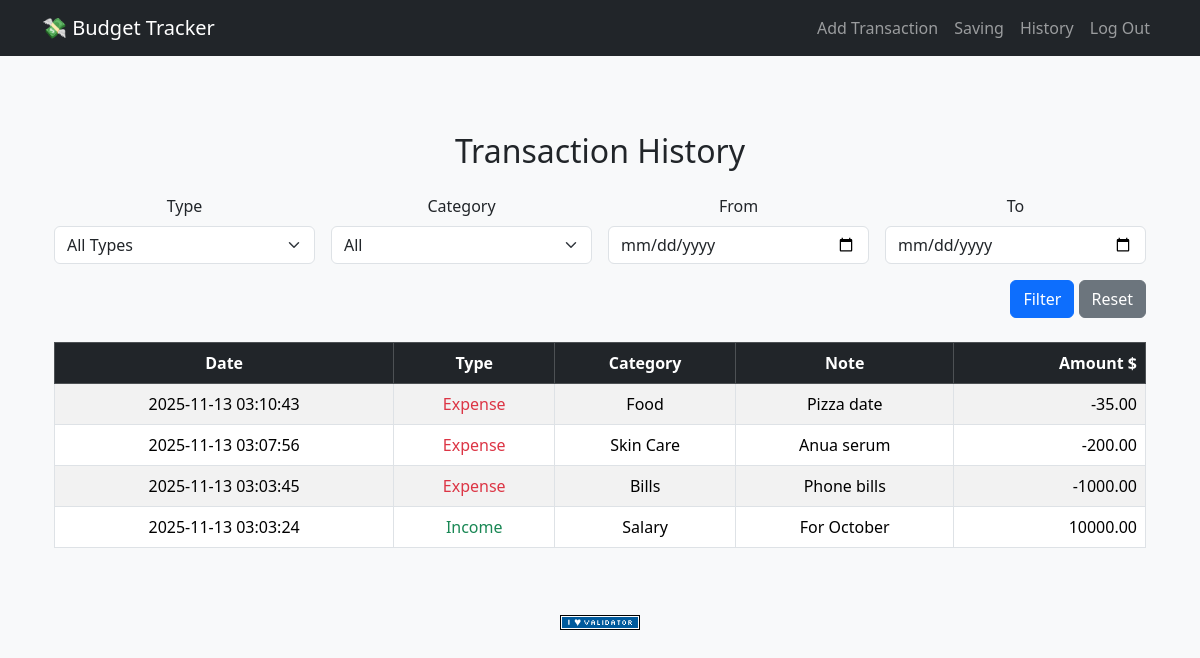
Before: /history (signed in) with the older database file.
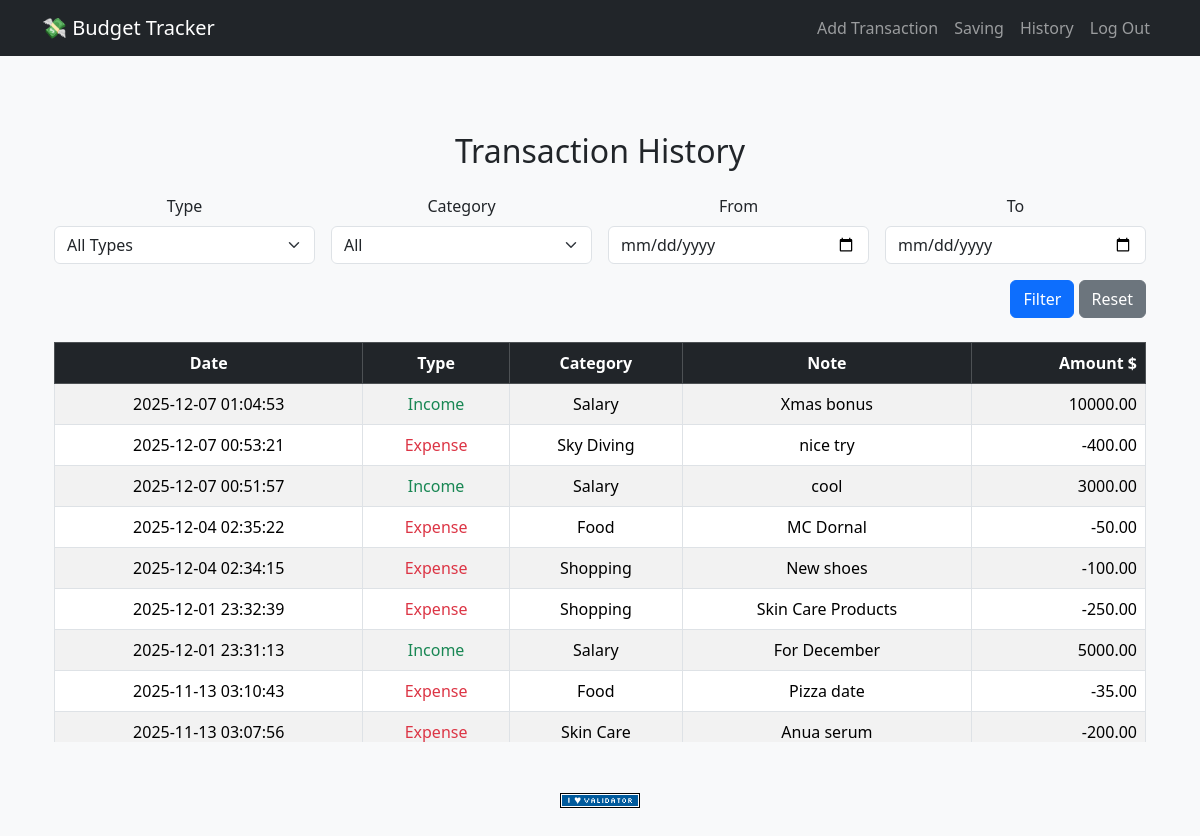
After: the same page with the newer database file.
### tables this page shows
CREATE TABLE transactions (
id INTEGER PRIMARY KEY AUTOINCREMENT,
user_id INTEGER,
date TEXT NOT NULL,
type TEXT NOT NULL CHECK (type IN ('Income', 'Expense')),
category_id INTEGER,
amount REAL NOT NULL,
note TEXT,
FOREIGN KEY (user_id) REFERENCES users(id),
FOREIGN KEY (category_id) REFERENCES categories(id));

CREATE TABLE categories (
id INTEGER PRIMARY KEY AUTOINCREMENT,
user_id INTEGER,
name TEXT NOT NULL,
FOREIGN KEY (user_id) REFERENCES users(id),
UNIQUE(user_id, name)
);

### app.py (the view)
@app.route("/history")
@login_required
def history():
    categories = db.execute(
        "SELECT id, name FROM categories WHERE user_id IS NULL OR user_id = ?", session["user_id"]
    )
    type_ = request.args.get("type")
    category_id = request.args.get("category")
    start_date = request.args.get("start_date")
    end_date = request.args.get("end_date")
    query = """
            SELECT t.id, t.date, t.type, t.amount, t.note , c.name AS category_name
            FROM transactions t
            LEFT JOIN categories c ON t.category_id = c.id
            WHERE t.user_id = ?
"""
    params = [session["user_id"]]
    if type_:
        query += " AND t.type = ?"
        params.append(type_)
    if category_id:
        query += " AND t.category_id = ?"
        params.append(f"%{category_id}%")
    if start_date:
        query += " AND date(t.date) >= ?"
        params.append(start_date)
    if end_date:
        query += " AND date(t.date) <= ?"
        params.append(end_date)
    query += " ORDER BY t.date DESC"
    transactions = db.execute(query, *params)
    return render_template("history.html", transactions = transactions, categories = categories)

### app.py (called while the page is built)
@app.after_request
def after_request(response):
    response.headers["Cache-Control"] = "no-cache, no-store, must-revalidate"
    response.headers["Expires"] = 0
    response.headers["Pragma"] = "no-cache"
    return response

def login_required(f):
    @wraps(f)
    def decorated_function(*args, **kwargs):
        if session.get("user_id") is None:
            return redirect("/login")
        return f(*args, **kwargs)
    return decorated_function

### templates/history.html (shortened to what this page needs)
{% extends "layout.html" %}
{% block main %}
<div class="container mt-4">
    <h2 class="text-center mb-4">Transaction History</h2>
     <form method="get" action="/history" class="row g-3 mb-4">
        <div class="col-md-3">
            <label for="type" class="form-label">Type</label>
            <select name="type" id="type" class="form-select">
                <option value="">All Types</option>
            </select>
        </div>
        <div class="col-md-3">
            <label for="category" class="form-label">Category</label>
            <select name="category" id="category" class="form-select">
                <option value="">All</option>
            </select>
        </div>
        <div class="col-md-3">
            <label for="start_date" class="form-label">From</label>
            <input type="date" name="start_date" id="start_date" class="form-control" value="{{ request.args.get('start_date', '') }}">
        </div>
        <div class="col-md-3">
            <label for="end_date" class="form-label">To</label>
            <input type="date" name="end_date" id="end_date" class="form-control" value="{{ request.args.get('end_date', '') }}">
        </div>
        <div class="col-md-12 text-end">
            <button type="submit" class="btn btn-primary">Filter</button>
            <a href="/history" class="btn btn-secondary">Reset</a>
        </div>
     </form>
    {% if transactions %}
        <div class="table-responsive" style="max-height: 400px; overflow-y: auto;">
            <table class="table table-striped table-bordered align-middle">
                <thead class="table-dark sticky-top">
                    <tr>
                        <th>Date</th>
                        <th>Type</th>
                        <th>Category</th>
                        <th>Note</th>
                        <th class="text-end">Amount $</th>
                    </tr>
                </thead>
                <tbody>
                    {% for row in transactions %}
                        <tr>
                            <td>{{ row.date }}</td>
                            <td>
                                {% if row.type == "Income" %}
                                    <span class="text-success">Income</span>
                                {% else %}
                                    <span class="text-danger">Expense</span>
                                {% endif %}
                            </td>
                            <td>{{ row.category_name or '-' }}</td>
                            <td>{{ row.note or "-" }}</td>
                            <td class="text-end">{{ "%.2f"|format(row.amount) }}</td>
                        </tr>
                    {% endfor %}
                </tbody>
            </table>
        </div>
        {% else %}
            <p class="text-center text-muted">No transactions yet.</p>
    {% endif %}
</div>
{% endblock %}

Changed rows visible on the page:
no longer on this page (row unchanged): transactions: date "2025-11-13 03:03:45", type "Expense", name "Bills", note "Phone bills", amount "-1000.00"
no longer on this page (row unchanged): transactions: date "2025-11-13 03:03:24", type "Income", name "Salary", note "For October", amount "10000.00"
added transactions: date "2025-12-07 01:04:53", type "Income", name "Salary", note "Xmas bonus", amount "10000.00"
added transactions: date "2025-12-07 00:53:21", type "Expense", name "Sky Diving", note "nice try", amount "-400.00"
added transactions: date "2025-12-07 00:51:57", type "Income", name "Salary", note "cool", amount "3000.00"
added transactions: date "2025-12-04 02:35:22", type "Expense", name "Food", note "MC Dornal", amount "-50.00"
added transactions: date "2025-12-04 02:34:15", type "Expense", name "Shopping", note "New shoes", amount "-100.00"
added transactions: date "2025-12-01 23:32:39", type "Expense", name "Shopping", note "Skin Care Products", amount "-250.00"
added transactions: date "2025-12-01 23:31:13", type "Income", name "Salary", note "For December", amount "5000.00"
